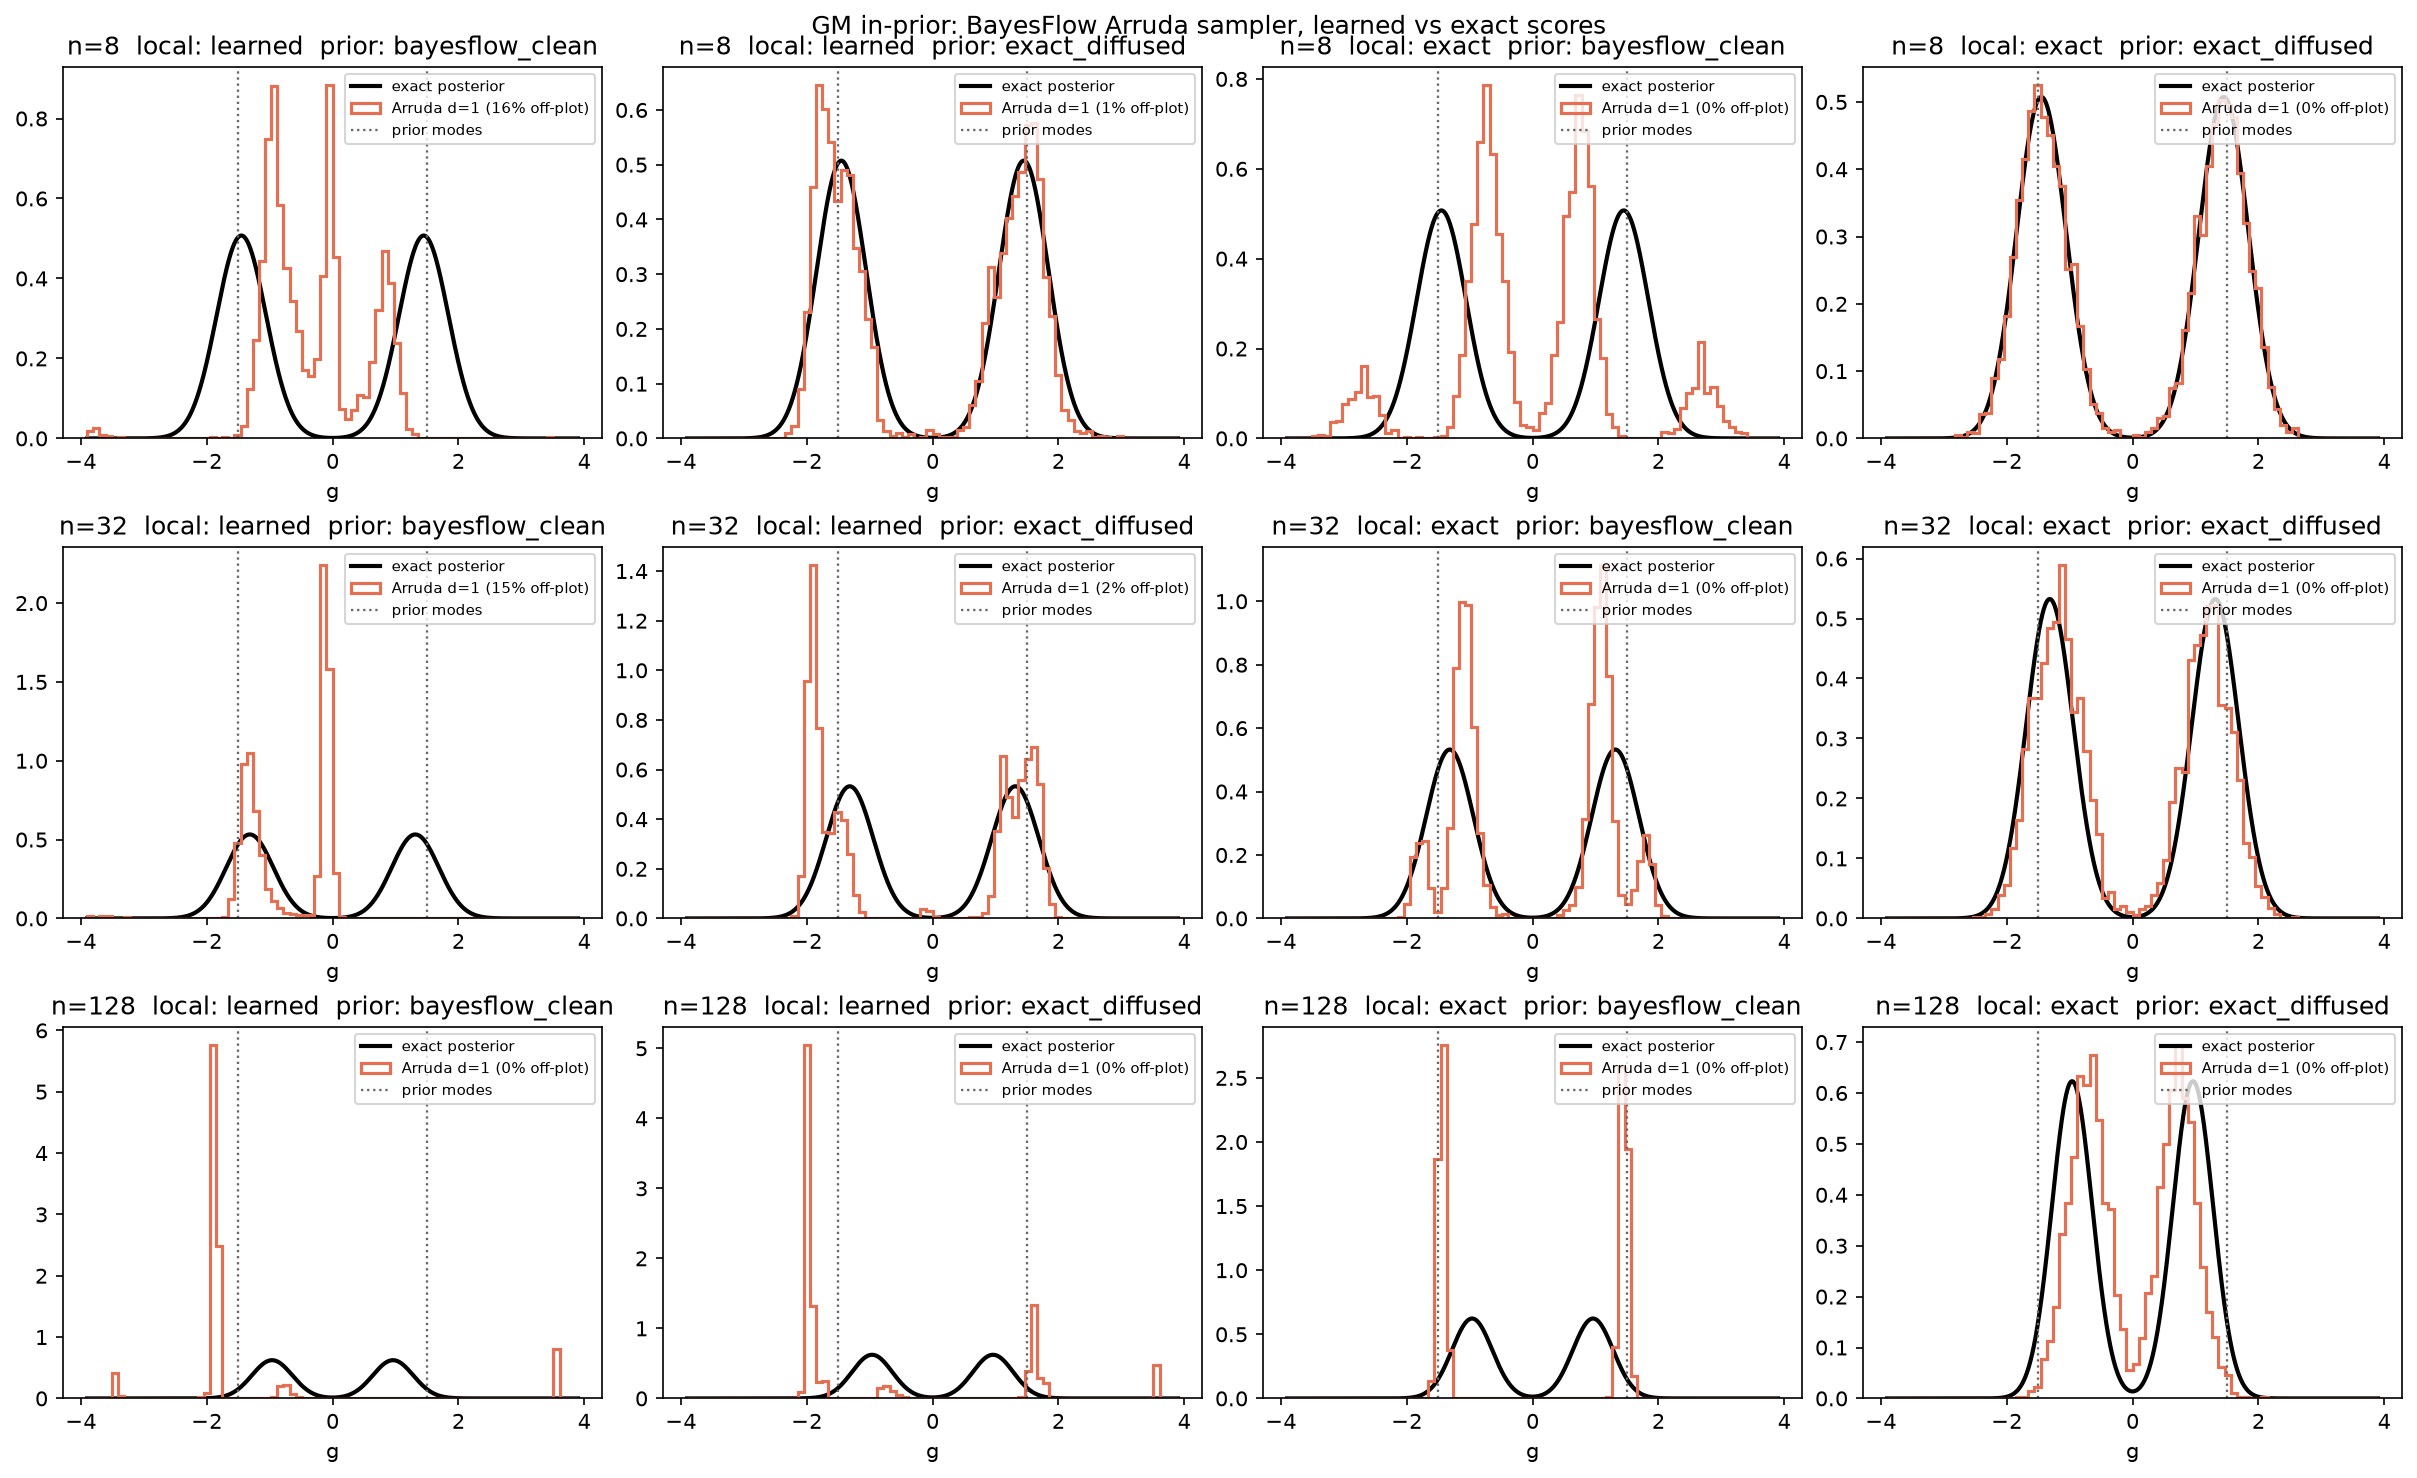

The Python source for this figure:
"""Where does BayesFlow's Arruda sampler lose the GM posterior: the learned score or the rule?

2x2 inside BayesFlow's own `compositional_sample` (two_step_adaptive, d0 = d1 = 1), on the
`sym_inprior` model (mu_0 = 1.5, tau_g = 0.4, sigma_x = 6, symmetric data):

    local score : learned network  | exact diffused single-observation posterior score
    prior score : BayesFlow default ((1 - t) * clean prior score at the noisy point)
                  | exact diffused prior score

Both exact scores are closed form: in standardised z = (g - m) / s the prior and every
single-observation posterior are 2-component Gaussian mixtures, and the variance-preserving
EDM schedule maps a component N(c, w) to N(alpha c, alpha^2 w + sigma^2).
"""
import json
import sys
from pathlib import Path

import numpy as np

HERE = Path(__file__).resolve().parent
ROOT = HERE.parents[3]
sys.path[:0] = [str(ROOT / "Arruda")]
FULL_BATCH = "--full-batch" in sys.argv   # every observation at every step instead of BayesFlow's 10-item mini-batch
sys.argv = [sys.argv[0]]
import run_arruda as R  # applies the 3-thread CPU cap on import
import keras
from keras import ops

MU0, SIGMA_X, SEED = 1.5, 6.0, 20260923
DRAWS = 1_000 if FULL_BATCH else 4_000   # full batches at n=128 need the smaller batch to fit an 11 GB card
mixture = R.gm_model.Mixture(mu_0=MU0, sigma_x=SIGMA_X, weights=(0.5, 0.5))
args = R.argparse.Namespace(benchmark="gm", weights_dir="", tag="sym_inprior", retrain=False, train_samples=16_384,
                            batch_size=64, epochs=0, seed=SEED, num_samples=DRAWS, gm_mu0=MU0, gm_sigma_x=SIGMA_X)
approximator = R.train_or_load(args, mixture)
network = approximator.inference_network
layer = approximator.standardizer.standardize_layers["inference_variables"]
m = float(ops.convert_to_numpy(layer.moving_mean[0]).ravel()[0])
s = float(ops.convert_to_numpy(layer.moving_std(0)).ravel()[0])
print(f"standardiser: mean {m:+.4f} std {s:.4f}", flush=True)
tau2, v = mixture.tau_g ** 2, mixture.v
means = np.array([-MU0, MU0])


def mixture_score(z, centres, variances, log_weights, alpha, sigma):
    """d/dz log sum_k w_k N(z; alpha c_k, alpha^2 var_k + sigma^2), everything broadcastable."""
    var = alpha ** 2 * variances + sigma ** 2
    diff = alpha * centres - z
    logits = log_weights - 0.5 * diff ** 2 / var - 0.5 * ops.log(var)
    resp = ops.softmax(logits, axis=-1)
    return ops.sum(resp * diff / var, axis=-1, keepdims=True)


def alpha_sigma(time=None, log_snr_t=None):
    if log_snr_t is None:
        log_snr_t = network.noise_schedule.get_log_snr(t=time, training=False)
    return network.noise_schedule.get_alpha_sigma(log_snr_t=log_snr_t)


def exact_local_score(xz, time=None, log_snr_t=None, conditions=None, training=False, **kwargs):
    """Diffused score of p(g | x_i) in z-space; `conditions` holds the raw x_i."""
    alpha, sigma = alpha_sigma(time, log_snr_t)
    alpha = ops.reshape(alpha, (-1, 1)); sigma = ops.reshape(sigma, (-1, 1))
    x = ops.reshape(ops.cast(conditions, "float32"), (-1, 1))
    q = 1.0 / (1.0 / tau2 + 1.0 / v)
    post_means = q * (ops.convert_to_tensor(means[None, :] / tau2, "float32") + x / v)           # (B, 2)
    log_w = -0.5 * (x - ops.convert_to_tensor(means[None, :], "float32")) ** 2 / (tau2 + v)       # equal prior weights
    return mixture_score(ops.reshape(xz, (-1, 1)), (post_means - m) / s, q / s ** 2, log_w, alpha, sigma)


def exact_prior_score(values, time):
    """Diffused prior score. BayesFlow passes un-standardised z_t and multiplies our output by s."""
    alpha, sigma = alpha_sigma(time=ops.convert_to_tensor(time, "float32"))
    alpha = ops.reshape(ops.convert_to_tensor(alpha), (-1, 1)); sigma = ops.reshape(ops.convert_to_tensor(sigma), (-1, 1))
    z = (ops.convert_to_tensor(values["g"], "float32") - m) / s
    centres = ops.convert_to_tensor(((means - m) / s)[None, :], "float32")
    score_z = mixture_score(z, centres, tau2 / s ** 2, ops.zeros((1, 2)), alpha, sigma)
    return {"g": ops.convert_to_numpy(score_z / s)}


learned_score = network.score
# Units check: the learned and exact local scores should roughly agree on in-distribution points.
x_test = np.array([[-6.0], [0.0], [4.0]], dtype="float32")
for t in (0.2, 0.5, 0.8):
    z = np.linspace(-2, 2, 5, dtype="float32")[:, None]
    zz = np.repeat(z, 3, 0); xx = np.tile(x_test, (5, 1)); tt = ops.full((15, 1), t)
    a = ops.convert_to_numpy(learned_score(ops.convert_to_tensor(zz), time=tt, conditions=ops.convert_to_tensor(xx)))
    b = ops.convert_to_numpy(exact_local_score(ops.convert_to_tensor(zz), time=tt, conditions=ops.convert_to_tensor(xx)))
    print(f"t={t}: learned vs exact local score  corr {np.corrcoef(a.ravel(), b.ravel())[0, 1]:.4f}  "
          f"max|diff| {np.abs(a - b).max():.3f}  max|exact| {np.abs(b).max():.3f}", flush=True)

def sample(x, prior_fn):
    if not FULL_BATCH:
        return R.sample_one(approximator, x, prior_fn, args, 1.0)
    out = approximator.compositional_sample(num_samples=DRAWS, conditions={"x": x[None, ...]}, compute_prior_score=prior_fn,
                                            method="two_step_adaptive", steps="adaptive", mini_batch_size=len(x),
                                            compositional_bridge_d0=1.0, compositional_bridge_d1=1.0, seed=SEED)
    return np.asarray(out["g"])[0, :, 0]


SUFFIX = "_fullbatch" if FULL_BATCH else ""
rows, curves = [], {}
for n in ((32,) if FULL_BATCH else (8, 32, 128)):   # full batch at n=128 does not fit in 11 GB
    x, grid, exact = R.gm_tall_problem(n, SEED, mixture, "symmetric")
    ref = np.random.default_rng(SEED + 10 * n).choice(grid, size=50_000, p=exact / exact.sum())
    curves[n] = (grid, exact, {})
    for local in ("learned", "exact"):
        network.score = learned_score if local == "learned" else exact_local_score
        for prior in ("bayesflow_clean", "exact_diffused"):
            prior_fn = R.gm_prior_score(mixture) if prior == "bayesflow_clean" else exact_prior_score
            g = sample(x, prior_fn)
            row = dict(n=n, local=local, prior=prior, P_pos=float(np.mean(g > 0)), valley=float(np.mean(np.abs(g) < 0.3)),
                       exact_valley=float(np.trapezoid(np.where(np.abs(grid) < 0.3, exact, 0), grid)),
                       off=float(np.mean(np.abs(g) > grid[-1])), sd=float(g.std()),
                       w1_over_sd=float(R.wasserstein_distance(g, ref) / ref.std()))
            rows.append(row); curves[n][2][(local, prior)] = g
            print(json.dumps({k: (round(w, 4) if isinstance(w, float) else w) for k, w in row.items()}), flush=True)
network.score = learned_score
(HERE / f"gm_oracle_arruda{SUFFIX}.json").write_text(json.dumps(rows, indent=2) + "\n")

import matplotlib.pyplot as plt
fig, axes = plt.subplots(len(curves), 4, figsize=(16, 3.2 * len(curves)), constrained_layout=True)
for i, (n, (grid, exact, sampled)) in enumerate(curves.items()):
    bins = np.linspace(grid[0], grid[-1], 81)
    for j, key in enumerate([(l, p) for l in ("learned", "exact") for p in ("bayesflow_clean", "exact_diffused")]):
        ax, g = axes[i, j], sampled[key]
        ax.plot(grid, exact, color="black", lw=2, label="exact posterior")
        ax.hist(g, bins=bins, weights=np.full(len(g), 1 / (len(g) * (bins[1] - bins[0]))), histtype="step", lw=1.5,
                color="#e76f51", label=f"Arruda d=1 ({np.mean(np.abs(g) > grid[-1]):.0%} off-plot)")
        for k, c in enumerate((-MU0, MU0)):
            ax.axvline(c, color="0.4", ls=":", lw=1.1, label="prior modes" if k == 0 else None)
        ax.set(title=f"n={n}  local: {key[0]}  prior: {key[1]}", xlabel="g")
        ax.legend(fontsize=7, loc="upper right")
fig.suptitle("GM in-prior: BayesFlow Arruda sampler, learned vs exact scores", y=1.01)
fig.savefig(HERE / f"gm_oracle_arruda{SUFFIX}.png", dpi=150, bbox_inches="tight")
print("saved", HERE / f"gm_oracle_arruda{SUFFIX}.png", flush=True)
